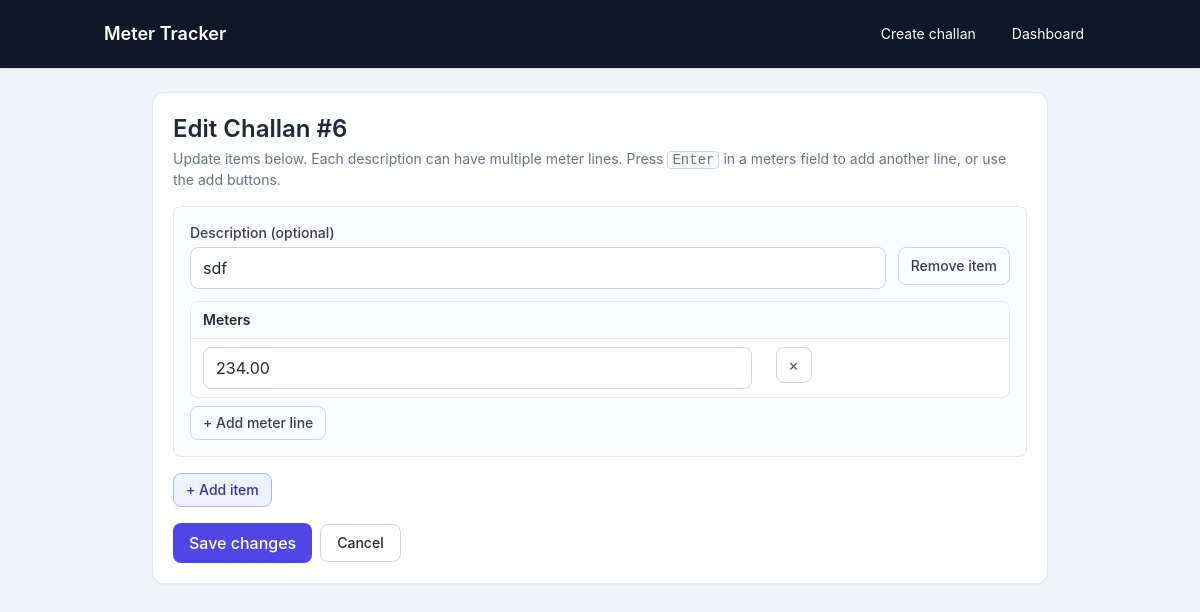
The page /challans/6/edit/ on the database its author committed.
### entries/models.py (models this page shows, shortened)
class Challan(models.Model):
    created_at = models.DateTimeField(default=timezone.now, db_index=True)
    class Meta:
        ordering = ["-created_at"]

class ChallanItem(models.Model):
    challan = models.ForeignKey(
        Challan,
        on_delete=models.CASCADE,
        related_name="items",
    )
    description = models.TextField(blank=True)
    sort_order = models.PositiveIntegerField(default=0)
    class Meta:
        ordering = ["sort_order", "id"]

class ChallanLine(models.Model):
    item = models.ForeignKey(
        ChallanItem,
        on_delete=models.CASCADE,
        related_name="lines",
    )
    meters = models.DecimalField(max_digits=10, decimal_places=2)
    sort_order = models.PositiveIntegerField(default=0)
    class Meta:
        ordering = ["sort_order", "id"]

### entries/views.py (the view)
# urls.py: path("challans/<int:pk>/edit/", edit_challan_view, name="edit_challan"),
def edit_challan_view(request, pk):
    challan = get_object_or_404(
        Challan.objects.prefetch_related("items__lines"),
        pk=pk,
    )
    if request.method == "POST":
        form = ChallanComposeForm(data=request.POST)
        if form.is_valid():
            with transaction.atomic():
                form.save(challan=challan)
            messages.success(request, "Challan updated successfully.")
            return redirect("entries:challan_detail", pk=challan.pk)
    else:
        form = ChallanComposeForm(initial=challan_initial_from_instance(challan))
    context = {
        "form": form,
        "challan": challan,
    }
    return render(request, "entries/edit_challan.html", context)

### entries/forms.py (called while the page is built)
def challan_initial_from_instance(challan):
    items = []
    for item in challan.items.prefetch_related("lines").all():
        lines = [{"meters": line.meters, "error": None} for line in item.lines.all()]
        if not lines:
            lines = [{"meters": "", "error": None}]
        items.append({"description": item.description, "lines": lines})
    return items or default_challan_initial()

    @property
    def bound_items(self):
        return self.bound

### entries/templates/entries/edit_challan.html (shortened to what this page needs)
{% extends "entries/base.html" %}
{% block content %}
<section class="mx-auto max-w-4xl rounded-xl bg-white p-5 shadow-sm border border-slate-200">
  <h1 class="text-2xl font-semibold mb-1">Edit Challan #{{ challan.pk }}</h1>
  <p class="text-sm text-slate-500 mb-4">
    Update items below. Each description can have multiple meter lines. Press
    <kbd class="rounded border border-slate-300 bg-slate-50 px-1">Enter</kbd>
    in a meters field to add another line, or use the add buttons.
  </p>
  <form method="post" class="challan-lines-form space-y-4">
    {% include "entries/_challan_item_form.html" %}
    <div class="flex flex-wrap items-center gap-2">
      <button
        type="submit"
        class="inline-flex rounded-lg bg-indigo-600 px-4 py-2 font-medium text-white hover:bg-indigo-700 transition">
        Save changes
      </button>
      <a
        href="{% url 'entries:challan_detail' challan.pk %}"
        class="inline-flex rounded-lg border border-slate-300 px-4 py-2 text-sm font-medium hover:bg-slate-100 transition">
        Cancel
      </a>
    </div>
  </form>
</section>
{% endblock %}

### entries/templates/entries/_challan_item_form.html (shortened to what this page needs)
<div id="item-blocks" class="space-y-4">
  {% for item in form.bound_items %}
    {% with item_index=forloop.counter0 %}
      <div
        class="rounded-lg border border-slate-200 bg-slate-50/60 p-4"
        data-item-block>
        <div class="flex flex-wrap items-start gap-3 mb-3">
          <div class="flex-1 min-w-[12rem]">
            <label class="block text-sm font-medium text-slate-700 mb-1">
              Description (optional)
            </label>
            <input
              type="text"
              name="items-{{ item_index }}-description"
              value="{{ item.description }}"
              placeholder="Optional description"
              class="line-input w-full rounded-lg border border-slate-300 px-3 py-2 focus:border-indigo-500 focus:outline-none focus:ring-2 focus:ring-indigo-200"
              data-item-input="description" />
          </div>
          <button
            type="button"
            class="item-remove-btn mt-6 inline-flex rounded-lg border border-slate-300 px-3 py-2 text-sm font-medium text-slate-700 hover:bg-red-50 hover:border-red-300 hover:text-red-700 transition"
            title="Remove item">
            Remove item
          </button>
        </div>
        <div class="overflow-x-auto rounded-lg border border-slate-200 bg-white">
          <table class="min-w-full divide-y divide-slate-200">
            <thead class="bg-slate-50">
              <tr>
                <th class="px-3 py-2 text-left text-sm font-semibold w-[140px]">Meters</th>
                <th class="px-3 py-2 text-left text-sm font-semibold w-14"></th>
              </tr>
            </thead>
            <tbody class="divide-y divide-slate-100" data-line-rows>
              {% for line in item.lines %}
                {% with line_index=forloop.counter0 %}
                  <tr data-line-row>
                    <td class="px-3 py-2 align-top">
                      <input
                        type="number"
                        name="items-{{ item_index }}-lines-{{ line_index }}-meters"
                        value="{{ line.meters }}"
                        min="0.01"
                        step="any"
                        placeholder="Meters"
                        class="line-input w-full rounded-lg border border-slate-300 px-3 py-2 focus:border-indigo-500 focus:outline-none focus:ring-2 focus:ring-indigo-200"
                        data-line-input="meters" />
                    </td>
                    <td class="px-3 py-2 align-top">
                      <button
                        type="button"
                        class="line-remove-btn inline-flex h-9 w-9 items-center justify-center rounded-lg border border-slate-300 text-slate-600 hover:bg-red-50 hover:border-red-300 hover:text-red-700 transition"
                        title="Remove meter line"
                        aria-label="Remove meter line">
                        ×
                      </button>
                    </td>
                  </tr>
                {% endwith %}
              {% endfor %}
            </tbody>
          </table>
        </div>
        <button
          type="button"
          class="item-add-line-btn mt-2 inline-flex rounded-lg border border-slate-300 px-3 py-1.5 text-sm font-medium text-slate-700 hover:bg-slate-50 transition">
          + Add meter line
        </button>
      </div>
    {% endwith %}
  {% endfor %}
</div>
<button
  type="button"
  id="item-add-btn"
  class="mt-3 inline-flex rounded-lg border border-indigo-300 bg-indigo-50 px-3 py-1.5 text-sm font-medium text-indigo-800 hover:bg-indigo-100 transition">
  + Add item
</button>

### entries/static/entries/styles.css (style rules this page uses)
body { font-family: Inter, "Segoe UI", Tahoma, Geneva, Verdana, sans-serif; }
table th { white-space: nowrap; }

### rows shown on the page
Challan: pk "6"
ChallanItem: description "sdf"
ChallanLine: meters "234.00"
